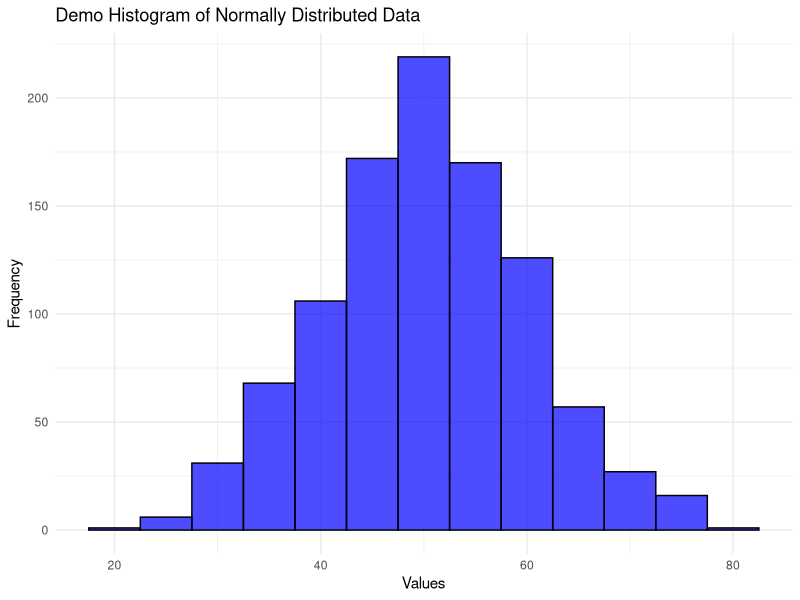

Reproduce this figure in R.
## ---- chunk 1
set.seed(123)  # For reproducibility
data <- data.frame(values = rnorm(1000, mean = 50, sd = 10))

# Create a ggplot histogram
library(tidyverse)
ggplot(data, aes(x = values)) +
  geom_histogram(binwidth = 5, fill = "blue", color = "black", alpha = 0.7) +
  labs(title = "Demo Histogram of Normally Distributed Data",
       x = "Values",
       y = "Frequency") +
  theme_minimal()
## ---- chunk 2
#| echo: false
2 * 2
